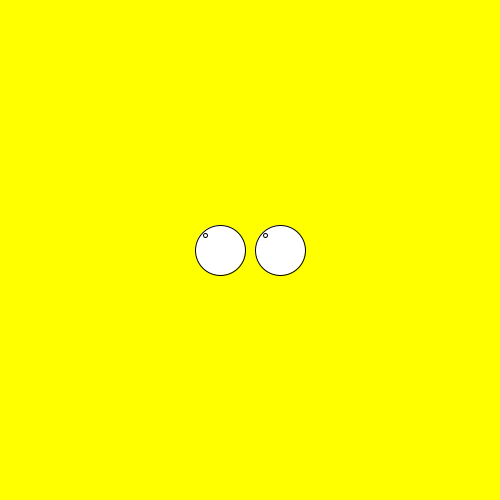
Frame 1 (no input)
Frame 60 (the mouse pressed at the canvas centre just before this capture): identical to frame 1, image omitted
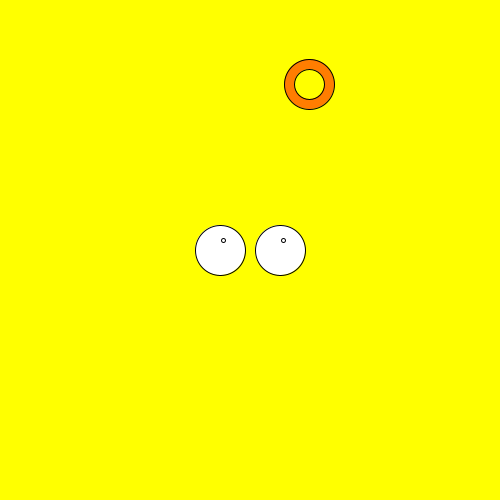
Frame 120 (the mouse held since frame 60 and released just before this capture)

The Processing sketch that drew these frames (run headless with seeded random() and noise(); from frame 60 on, the mouse is pressed at the canvas centre):

// Processing sketch: homer
// ── homer.pde
//occhi che seguono ciambella
float x1,y1,x2,y2,yc,xc;
int a;

void setup(){
  size(500,500);
  yc = 25;
  a = 0;
  xc = 0;
}

void draw(){
 background(255,255,0);
 if(a==1 && yc<=height+25){
   ellipse(width/2-30,height/2,50,50);
   ellipse(width/2+30,height/2,50,50);
   x1 = map(xc,0,width,-45,-15);
   y1 = map(yc,0,height,-15,15);
   x2 = map(xc,0,height,15,45);
   y2 = map(yc,0,height,-15,15);
   ellipse(width/2+x1,height/2+y1,4,4);
   ellipse(width/2+x2,height/2+y2,4,4);
   fill(255,125,0);
   ellipse(xc,yc,50,50);
   fill(255,255,0);
   ellipse(xc,yc,30,30);
   fill(255);
   yc++;
 }
 else{
   a = 0;
   yc = 25;
   fill(255);
   ellipse(width/2-30,height/2,50,50);
   ellipse(width/2+30,height/2,50,50);
   x1 = map(mouseX,0,width,-45,-15);
   y1 = map(mouseY,0,height,-15,15);
   x2 = map(mouseX,0,height,15,45);
   y2 = map(mouseY,0,height,-15,15);
   ellipse(width/2+x1,height/2+y1,4,4);
   ellipse(width/2+x2,height/2+y2,4,4);
 }
}

void mousePressed(){
   a = 1;
   xc = random(50,width-49);
}
